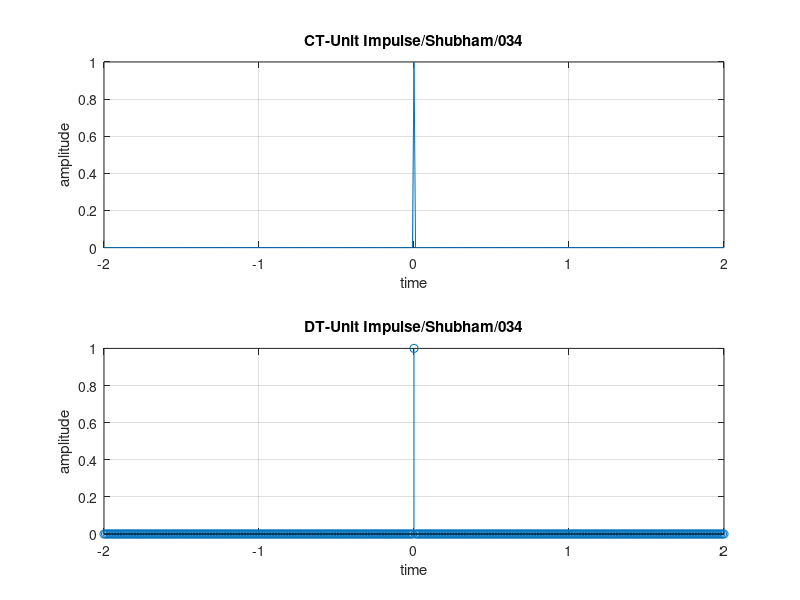

Recreate this plot in MATLAB.
%construct a CT and DT unit Impulse signal

clc;
close all;
clear all;
i=1;
for t= -2:0.01:2
    if(t==0)
        x(i)=1;
    else
        x(i)=0;
    end
    i=i+1;
end
t=-2:0.01:2;
subplot(2,1,1);
plot(t,x);
xlabel('time');
ylabel('amplitude');
title('CT-Unit Impulse/Shubham/034');
grid on;
i=1;
for t=-2:0.01:2
    if(t==0)
        x(i)=1;
    else
        x(i)=0;
    end
    i=i+1;
end
t=-2:0.01:2;
subplot(2,1,2);
stem(t,x);
xlabel('time');
ylabel('amplitude');
title('DT-Unit Impulse/Shubham/034');
grid on;